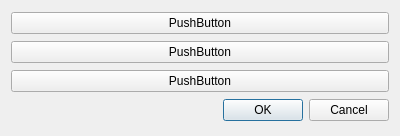
<?xml version="1.0" encoding="UTF-8"?>
<ui version="4.0">
 <class>Dialog</class>
 <widget class="QDialog" name="Dialog">
  <property name="geometry">
   <rect>
    <x>0</x>
    <y>0</y>
    <width>400</width>
    <height>136</height>
   </rect>
  </property>
  <property name="windowTitle">
   <string>Dialog</string>
  </property>
  <layout class="QVBoxLayout" name="verticalLayout">
   <item>
    <widget class="QPushButton" name="pushButton">
     <property name="text">
      <string>PushButton</string>
     </property>
    </widget>
   </item>
   <item>
    <widget class="QPushButton" name="pushButton_2">
     <property name="text">
      <string>PushButton</string>
     </property>
    </widget>
   </item>
   <item>
    <widget class="QPushButton" name="pushButton_3">
     <property name="text">
      <string>PushButton</string>
     </property>
    </widget>
   </item>
   <item>
    <widget class="QDialogButtonBox" name="buttonBox">
     <property name="orientation">
      <enum>Qt::Horizontal</enum>
     </property>
     <property name="standardButtons">
      <set>QDialogButtonBox::Cancel|QDialogButtonBox::Ok</set>
     </property>
    </widget>
   </item>
  </layout>
 </widget>
 <resources/>
 <connections>
  <connection>
   <sender>buttonBox</sender>
   <signal>accepted()</signal>
   <receiver>Dialog</receiver>
   <slot>accept()</slot>
   <hints>
    <hint type="sourcelabel">
     <x>248</x>
     <y>254</y>
    </hint>
    <hint type="destinationlabel">
     <x>157</x>
     <y>274</y>
    </hint>
   </hints>
  </connection>
  <connection>
   <sender>buttonBox</sender>
   <signal>rejected()</signal>
   <receiver>Dialog</receiver>
   <slot>reject()</slot>
   <hints>
    <hint type="sourcelabel">
     <x>316</x>
     <y>260</y>
    </hint>
    <hint type="destinationlabel">
     <x>286</x>
     <y>274</y>
    </hint>
   </hints>
  </connection>
 </connections>
</ui>
